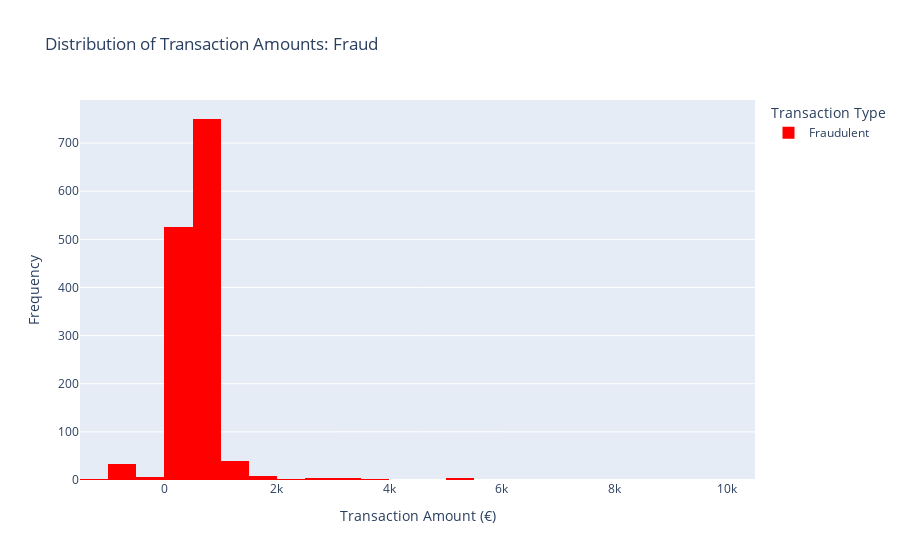

The notebook cell saved with this chart:
### Code cell
fraudulent_transactions = data[data['is_fraud'] == 1]['movement_amount_euros']
plot_data = pd.DataFrame({
    "Transaction Amount (€)": fraudulent_transactions,
    "Type": ['Fraudulent'] * len(fraudulent_transactions)
})

fig = px.histogram(plot_data, 
                   x="Transaction Amount (€)", 
                   color="Type",
                   nbins=50,  
                   title="Distribution of Transaction Amounts: Fraud",
                   color_discrete_map={"Fraudulent": "red", "Non-Fraudulent": "blue"})

fig.update_layout(
    xaxis_title="Transaction Amount (€)",
    yaxis_title="Frequency",
    legend_title="Transaction Type"
)

fig.show()

### Figure 1 — Plotly figure (JSON) as saved in the notebook; plotly's stock layout.template omitted (floating-point values rounded to 4 significant figures; data arrays with more than 128 entries replaced by an {"elided": "..."} marker saying what was removed)
{"data": [{"alignmentgroup": "True", "bingroup": "x", "hovertemplate": "Type=Fraudulent<br>Transaction Amount (€)=%{x}<br>count=%{y}<extra></extra>", "legendgroup": "Fraudulent", "marker": {"color": "red", "pattern": {"shape": ""}}, "name": "Fraudulent", "nbinsx": 50, "offsetgroup": "Fraudulent", "orientation": "v", "showlegend": true, "type": "histogram", "x": {"elided": "1392 float values"}, "xaxis": "x", "yaxis": "y"}], "layout": {"barmode": "relative", "legend": {"title": {"text": "Transaction Type"}, "tracegroupgap": 0}, "title": {"text": "Distribution of Transaction Amounts: Fraud"}, "xaxis": {"anchor": "y", "domain": [0, 1], "title": {"text": "Transaction Amount (€)"}}, "yaxis": {"anchor": "x", "domain": [0, 1], "title": {"text": "Frequency"}}}}
